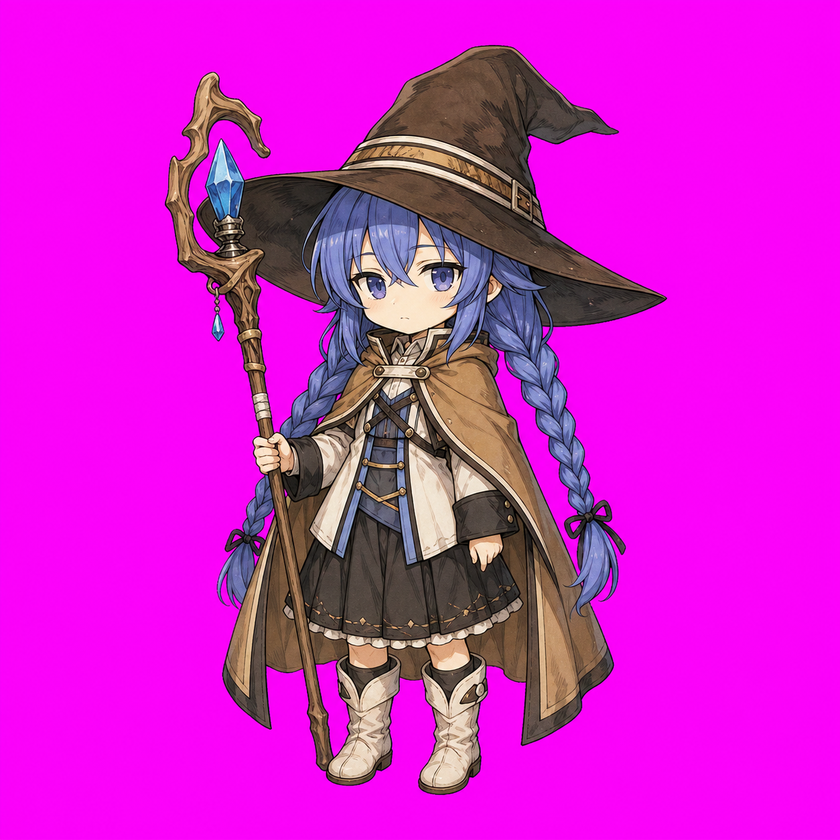
#> input picture roxy-novel-v2/decoded/base.png, 840 x 840 px, shrunk from 1254 x 1254 before the run
$ python remap_reference_chroma_to_green.py ../decoded/base.png --output out.png
#> lines starting #> are read from the running program, lines starting #| are printed output that depends on the picture
#!/usr/bin/env python3
"""Remap only border-connected magenta chroma pixels to exact green."""

from __future__ import annotations

import argparse
import json
from collections import deque
from pathlib import Path

from PIL import Image


GREEN = (0, 255, 0)


def magenta_like(rgb: tuple[int, int, int]) -> bool:
    red, green, blue = rgb
    return red > 115 and blue > 115 and green < 175 and min(red, blue) > green * 1.18


def remap(source: Path, target: Path) -> dict[str, object]:
    image = Image.open(source).convert("RGB")
#> image is the input picture: PIL image 840x840 RGB; mean R, G, B 209, 31, 201.9
    width, height = image.size
#> width = 840; height = 840
    pixels = image.load()
    seen = bytearray(width * height)
    queue: deque[tuple[int, int]] = deque()
    for x in range(width):
        queue.append((x, 0))
        queue.append((x, height - 1))
    for y in range(height):
        queue.append((0, y))
        queue.append((width - 1, y))

    changed = 0
    while queue:
        x, y = queue.popleft()
        index = y * width + x
        if seen[index]:
            continue
        seen[index] = 1
        if not magenta_like(pixels[x, y]):
            continue
        if pixels[x, y] != GREEN:
            pixels[x, y] = GREEN
            changed += 1
        if x:
            queue.append((x - 1, y))
        if x + 1 < width:
            queue.append((x + 1, y))
        if y:
            queue.append((x, y - 1))
        if y + 1 < height:
            queue.append((x, y + 1))
#> after the loop, changed = 479582

    target.parent.mkdir(parents=True, exist_ok=True)
    image.save(target)
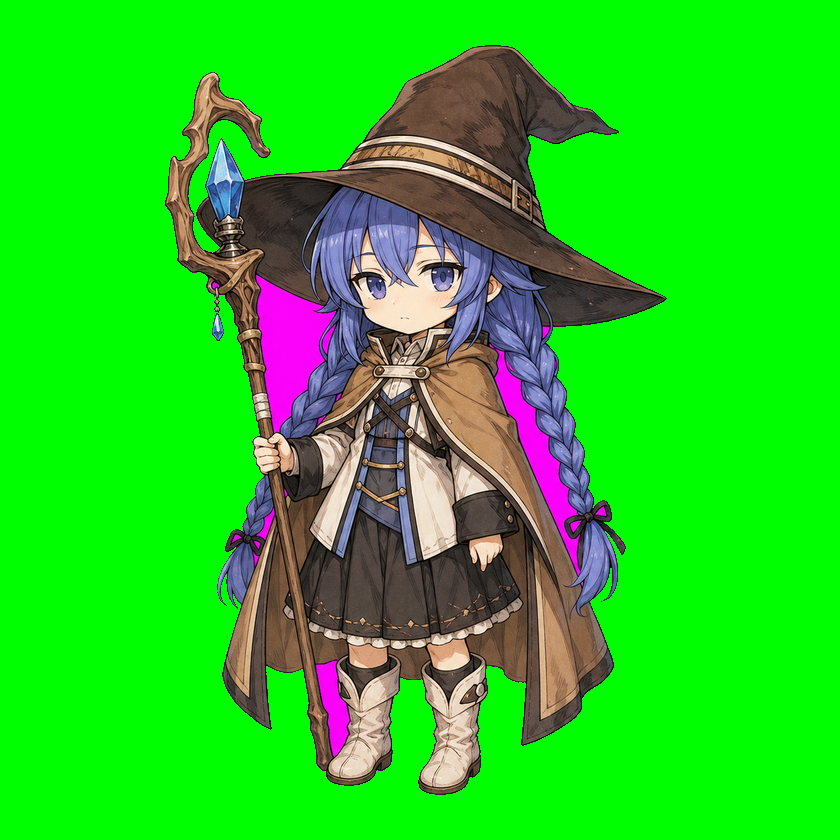
#> saved as out.png: PIL image 840x840 RGB; mean R, G, B 38.8, 202.6, 32.6
#> (the run stopped early here; a loop or call above may not have finished)
